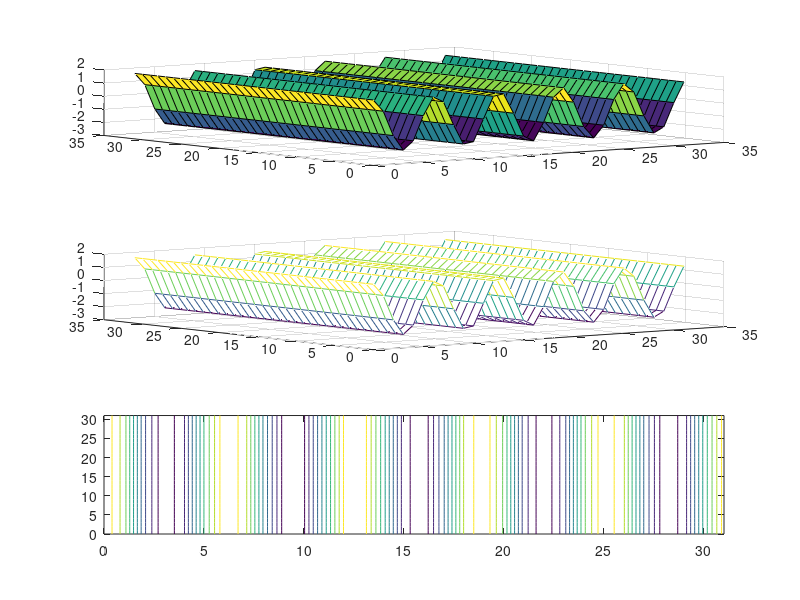

Write MATLAB code to recreate this figure.
% Crtanje fje 
x = 0:10*pi
y = 0:10*pi

[x,y]=meshgrid(x,y)
z = [cos(x)+cos(x)]+[sin(x)*sin(x)*sin(x)]
subplot(311)
surf(x,y,z)
hold on
subplot(312)
mesh(x,y,z)
subplot(313)
contour(x,y,z)